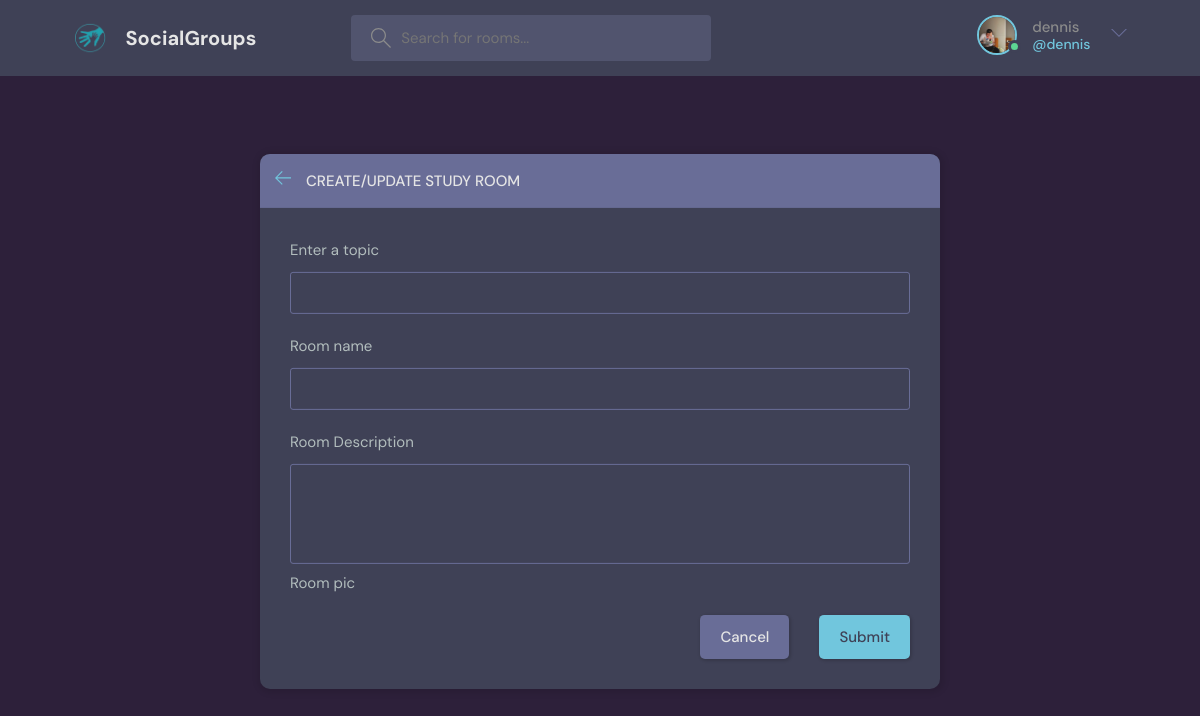
/create-room/ (signed in), run on the app's committed database.
### chat/models.py (models this page shows)
class User(AbstractUser):
    name = models.CharField(max_length=200, null=True)
    email = models.EmailField(null=True)
    bio = models.TextField(null=True)
    avatar = models.ImageField(null=True, default="avatar.svg")
    USERNAME_FIELD = 'username'
    REQUIRED_FIELDS = []

### chat/views.py (the view, shortened to what this page needs)
# urls.py: path('create-room/',  views.CreateRoom, name="create-room"),
@login_required(login_url='login')
def CreateRoom(request):
    form = RoomForm()
    topics = Topic.objects.all()
    context = {'form': form, 'topics': topics}
    return render(request, 'room_form.html', context)

### chat/forms.py
class RoomForm(ModelForm):
    class Meta:
        model = Room
        fields = '__all__'
        exclude = ['host', 'participants']

### chat/templates/room_form.html (shortened to what this page needs)
<!DOCTYPE html>
{% load static %}
<html lang="en">
<head>
  <link rel="stylesheet" type="text/css" media="screen" href="{% static 'styles/style.css' %}">
</head>
<body>
  <header class="header header--loggedIn">
      <div class="container">
        <a href="{% url 'home' %}" class="header__logo">
          <img src="{% static 'images/logo.jpg'%}" />
          <h1>SocialGroups</h1>
        </a>
        <form class="header__search" method="GET" action="{% url 'home' %}">
          <label>
            <input name="q" placeholder="Search for rooms..." />
          </label>
        </form>
        <nav class="header__menu">
{% if request.user.is_authenticated %}
          <div class="header__user">
            <a href="{% url 'profile' user.id  %}">
              <div class="avatar avatar--medium active">
                <img src="{{request.user.avatar.url}}" />
              </div>
              <p>{{ request.user.username }} <span>@{{ request.user.username }}</span></p>
            </a>
            <button class="dropdown-button">
              <svg version="1.1" xmlns="http://www.w3.org/2000/svg" width="32" height="32" viewBox="0 0 32 32">
                <title>chevron-down</title>
                <path d="M16 21l-13-13h-3l16 16 16-16h-3l-13 13z"></path>
              </svg>
            </button>
          </div>
          {% endif %}
        </nav>
      </div>
    </header>
  <main class="create-room layout">
    <div class="container">
      <div class="layout__box">
        <div class="layout__boxHeader">
          <div class="layout__boxTitle">
            <a href="{% url 'home' %}">
              <svg version="1.1" xmlns="http://www.w3.org/2000/svg" width="32" height="32" viewBox="0 0 32 32">
                <title>arrow-left</title>
                <path
                  d="M13.723 2.286l-13.723 13.714 13.719 13.714 1.616-1.611-10.96-10.96h27.625v-2.286h-27.625l10.965-10.965-1.616-1.607z">
                </path>
              </svg>
            </a>
            <h3>Create/Update Study Room</h3>
          </div>
        </div>
        <div class="layout__body">
          <form class="form" action="" method="POST" enctype="multipart/form-data">
             <div class="form__group">
              <label for="room_topic">Enter a topic</label>
               <input  required type="text" value="{{ room.topic.name }}" name="topic" list="topic-list">
            </div>
            <div class="form__group">
              <label for="room_name">Room name</label>
              {{ form.name }}
            </div>
             <div class="form__group">
              <label for="room_description">Room Description</label>
              {{ form.description }}
               <label for="room_description">Room pic</label>
            </div>
            <div class="form__action">
              <a class="btn btn--dark" href="{% url 'home' %}">Cancel</a>
              <button class="btn btn--main" type="submit">Submit</button>
            </div>
          </form>
        </div>
      </div>
    </div>
  </main>
</body>
</html>

### chat/templates/room_form.html (style rules this page uses)
body { background-color: rgb(45, 32, 58); }

### data on the page
User: user.avatar (picture), user.username "dennis"
